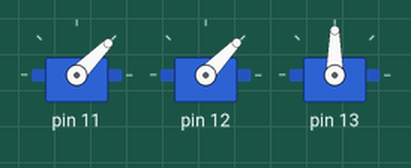
The sketch below on a simulated Arduino Uno, built with avr-gcc and run on an emulated ATmega328P. On the bench: 3 × servo.

Above: at 1.05 s.
At 1.15 s:
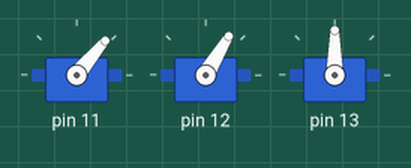
At 1.25 s:
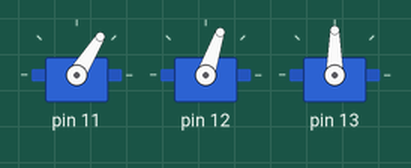
At 1.4 s:
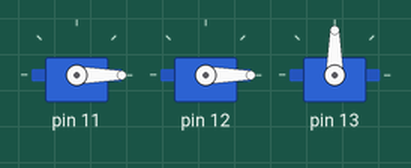
Timing chart, 0 to 4.0 s (numbered marks = the images above):
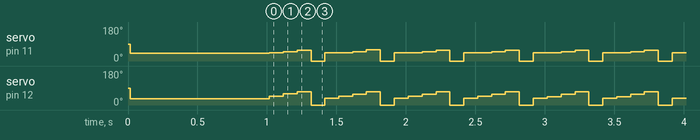

The sketch:

servo_inv_kin_algorithm_testing_20201202.ino
```cpp
/*
 *
 * Inverse kinematics algorithm
 *
 * Simple test sketch
 *
 * created in 09.09.2020
 * by Aiyyskhan Alexeev
 *
 *
 */

#include <Servo.h>
#include <math.h>

// количество сервоприводов
#define NUM_SERVOS 3

// минимальное и максимальное значения импульсов сервопривода
#define USMIN 500.0
#define USMAX 2500.0

// крайние значения возможных координат кончика ноги
#define XMIN -100.0
#define XMAX 100.0
#define YMIN -50.0
#define YMAX 50.0
#define ZMIN 130.0
#define ZMAX 200.0

// длины суставов ноги
float l_coxa = 60.0; //mm
float l_femur = 70.0; //mm
float l_tibia = 100.0; //mm

// интервал основного цикла
const long interval = 100; // milliseconds
float lateralGain = 15;
double increment = 0.001;
unsigned long previousMillis = 0;

Servo servo[NUM_SERVOS];

struct Angles {
  float tibia;
  float femur;
  float coxa;
};

struct Coordinates {
  float x;
  float y;
  float z;
};

// текущие углы ноги (передней правой)
Angles angles_FR;

// начальные и текущие координаты кончика ноги (передней правой)
Coordinates init_coord_FR;
Coordinates step_coord_FR;
Coordinates coord_FR;

void initial_pose(){
  // функция установки конечностей в начальное положение
  angles_FR = angles_control(init_coord_FR, false);
  movement();
}

float angle_to_microsec(float ang){
  // функция конвертирующая углы (градусы) в импульсы (микросекунды)
  return (float)map(ang, 0.0, 180.0, USMIN, USMAX);
}

Angles angles_control(Coordinates coord, bool reverse){
  // функция обратной кинематики
  // принимает координаты, на основе которых вычисляются углы сервоприводов конечностей
  // аргумент reverse необходим для инвертирования углов (необходим для передней левой и задней правой ног)
  Angles ang;
  float l, l1, alpha, alpha_1, alpha_2, beta, gamma;

  l1 = sqrt(sq(coord.y) + sq(coord.z));
  l = sqrt(sq(coord.x) + sq(l1 - l_coxa));
  alpha_1 = acos(coord.x / l);
  alpha_2 = acos( (sq(l)+sq(l_femur)-sq(l_tibia))/(2.0*l*l_femur) );
  alpha = degrees(alpha_1 + alpha_2);
  beta = degrees(acos( (sq(l_femur)+sq(l_tibia)-sq(l))/(2.0*l_femur*l_tibia) ));
  gamma = degrees(atan(coord.y / coord.z));

  //  Serial.println("");
  //  Serial.println("*************************");
  //  Serial.println("X: " + String(coord.x) + " " + "Y: " + String(coord.y) + " " + "Z: " + String(coord.z));
  //  Serial.println("Alpha: " + String(alpha));
  //  Serial.println("Beta: " + String(beta));
  //  Serial.println("Gamma: " + String(gamma));
  //  Serial.println("*************************");
  //  Serial.println("");

  if(reverse){
    ang.tibia = 180.0 - (beta - 45.0);
    ang.femur = alpha;
    ang.coxa = 90.0 + gamma;
  }
  else{
    ang.tibia = beta - 45.0;
    ang.femur = 180.0 - alpha;
    ang.coxa = 90.0 + gamma;
  }

  return ang;
}

void movement(){
  // функция приводящая в движение сервоприводы согласно текущим углам
  servo[0].writeMicroseconds(angle_to_microsec(angles_FR.tibia));
  servo[1].writeMicroseconds(angle_to_microsec(angles_FR.femur));
  servo[2].writeMicroseconds(angle_to_microsec(angles_FR.coxa));
}

void setup() {
  Serial.begin(9600);

  // инициализация сервоприводов конечностей
  for(int i=0; i<NUM_SERVOS; i++){
    servo[i].attach(11+i, 500, 2500);
  }

  delay(15);

  // начальные углы передней правой ноги
  init_coord_FR.x = 0.0;
  init_coord_FR.y = 0.0;
  init_coord_FR.z = 180.0;

  coord_FR.x = 0.0;
  coord_FR.y = 0.0;
  coord_FR.z = 0.0;

  // установка конечностей в начальное положение
  initial_pose();
  delay(1000);
}

//float i = 0.0;
//char sig = 'd';

void loop() {
  //  unsigned long currentMillis = millis();
  //  if (currentMillis - previousMillis >= interval) {
  //    previousMillis = currentMillis;
  //
  //    //    if(i >= 0.99){
  //    //      i = 0.0;
  //    //      sig = (sig == 'd') ? 'u':'d';
  //    //    }
  //
  //    //    step_coord_FR = stepper(i, sig);
  //    //    coord_FR.x = init_coord_FR.x + step_coord_FR.x;
  //    //    coord_FR.y = init_coord_FR.y + step_coord_FR.y;
  //    //    coord_FR.z = init_coord_FR.z + step_coord_FR.z;
  //
  //    if(coord_FR.x >= XMAX){
  //      coord_FR.x = XMAX;
  //      i = 0.0;
  //      sig = 'd';
  //    }
  //    else if(coord_FR.x <= XMIN){
  //      coord_FR.x = XMIN;
  //      i = 0.0;
  //      sig = 'u';
  //    }
  //
  //    if(sig=='d'){
  //      coord_FR.x = coord_FR.x - 1.0;
  //      coord_FR.y = init_coord_FR.y;
  //      coord_FR.z = init_coord_FR.z;
  //    }
  //    else if(sig=='u'){
  //      coord_FR.x = coord_FR.x + 1.0;
  //      coord_FR.y = init_coord_FR.y;
  //      coord_FR.z = init_coord_FR.z - 50.0;
  //    }
  //
  //    angles_FR = angles_control(coord_FR, false);
  //    movement();
  //
  //    i += 0.5; //increment;
  //  }

    for (double i = 0 ; i <= 0.99 ; i += increment){
      unsigned long currentMillis = millis();
      if (currentMillis - previousMillis >= interval) {
        previousMillis = currentMillis;

        step_coord_FR = stepper(i+2, 'd');
        coord_FR.x = init_coord_FR.x + step_coord_FR.x;
        // coord_FR.y = init_coord_FR.y + lateralGain * i;/
        coord_FR.z = init_coord_FR.z + step_coord_FR.z;

        angles_FR = angles_control(coord_FR, false);
        movement();
      }
    }

    for (double i = 0 ; i <= 0.99 ; i += increment){
      unsigned long currentMillis = millis();
      if (currentMillis - previousMillis >= interval) {
        previousMillis = currentMillis;

        step_coord_FR = stepper(i, 'u');
        coord_FR.x = init_coord_FR.x + step_coord_FR.x;
        // coord_FR.y = init_coord_FR.y + lateralGain * (1-i);/
        coord_FR.z = init_coord_FR.z + step_coord_FR.z;

        angles_FR = angles_control(coord_FR, false);
        movement();
      }
    }

    for (double i = 0 ; i <= 0.99 ; i += increment){
      unsigned long currentMillis = millis();
      if (currentMillis - previousMillis >= interval) {
        previousMillis = currentMillis;

        step_coord_FR = stepper(i, 'd');
        coord_FR.x = init_coord_FR.x + step_coord_FR.x;
        // coord_FR.y = init_coord_FR.y - lateralGain * i;/
        coord_FR.z = init_coord_FR.z + step_coord_FR.z;

        angles_FR = angles_control(coord_FR, false);
        movement();
      }
    }

    for (double i = 0 ; i <= 0.99 ; i += increment){
      unsigned long currentMillis = millis();
      if (currentMillis - previousMillis >= interval) {
        previousMillis = currentMillis;

        step_coord_FR = stepper(i+1, 'd');
        coord_FR.x = init_coord_FR.x + step_coord_FR.x;
        // coord_FR.y = init_coord_FR.y - lateralGain * (1-i);/
        coord_FR.z = init_coord_FR.z + step_coord_FR.z;

        angles_FR = angles_control(coord_FR, false);
        movement();
      }
    }
}

// #### пример кругового движения ####
int circle_angle = 360;
float r = 30.0; // радиус (mm)
float h = 145.0; // среднее между ZMIN и ZMAX (mm)

void circulation(){
  coord_FR.y = 0.0;

  coord_FR.x = r * sin(radians(circle_angle));
  coord_FR.z = (r * cos(radians(circle_angle))) + h;

  angles_FR = angles_control(coord_FR, false);
  movement();

  circle_angle -= 5;
  if(circle_angle <= 0){
    circle_angle = 360;
  }
}

// #### незаконченный и неправильно работающий пример ####

Coordinates stepper(double t, char sig){
  Coordinates coord;
  double x0, x1, x2, x3, z0, z1, z2, z3;
  double L;

  L = 70.0;
  if (sig == 'u') {
    // Кривая Безье с 4 точками
    x0 = 0.0;
    z0 = 180.0;

    x1 = -10.0;
    z1 = 150.0;

    x2 = 80.0;
    z2 = 150.0;

    x3 = 70.0;
    z3 = 180.0;

    double oneMinusT = 1.0 - t;

    /*
    coord.z = oneMinusT * (oneMinusT * (oneMinusT * x0 + t * x1) + t * (oneMinusT * x1 + t * x2)) +
               t * (oneMinusT * (oneMinusT * x1 + t * x2) + t * (oneMinusT * x2 + t * x3));
    coord.y = 0;
    coord.x = oneMinusT * (oneMinusT * (oneMinusT * z0 + t * z1) + t * (oneMinusT * z1 + t * z2)) +
               t * (oneMinusT * (oneMinusT * z1 + t * z2) + t * (oneMinusT * z2 + t * z3));
    */

    coord.z = oneMinusT * oneMinusT * oneMinusT * x0 +
              3.0 * oneMinusT * oneMinusT * t * x1 +
              3.0 * oneMinusT * t * t * x2 +
              t * t * t * x3;
    coord.y = 0;
    coord.x = oneMinusT * oneMinusT * oneMinusT * z0 +
              3.0 * oneMinusT * oneMinusT * t * z1 +
              3.0 * oneMinusT * t * t * z2 +
              t * t * t * z3;
  }
  else if (sig == 'd') {
    coord.x = L - L * t / 3;
    coord.y = 0;
    coord.z = 0;
  }

  return coord;
}
```
